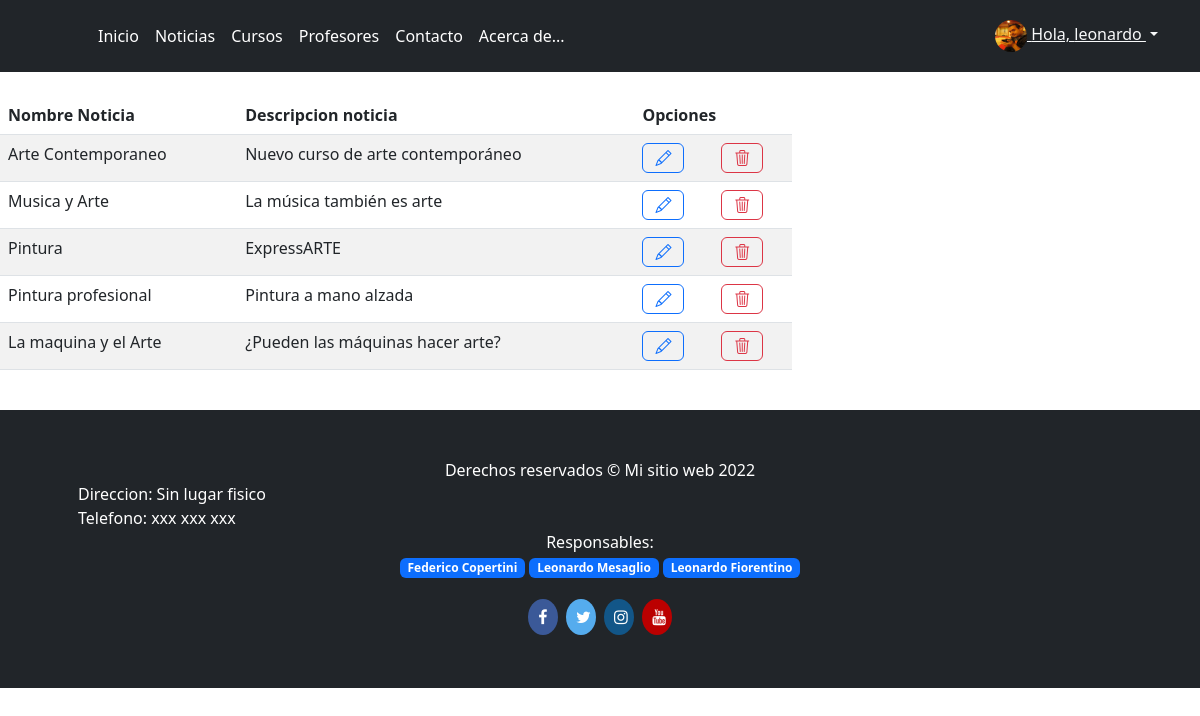
/lista_noticias (signed in), run on the app's committed database.
### Academia_Arte/models.py (models this page shows)
class Avatar(models.Model):
    usuario = models.OneToOneField(User, on_delete=models.CASCADE)
    imagen = models.ImageField(upload_to="images/", blank=True, null=True)

class Noticias(models.Model):
    titulo_noticia = models.CharField(max_length=50)
    imagen_noticia = models.ImageField(upload_to='images/')
    descripcion_noticia = models.CharField(max_length=200)
    noticia_noticia = models.CharField(max_length=2000)

### Academia_Arte/views.py (the view)
# urls.py: path('lista_noticias', NoticiasList.as_view(), name='lista_noticias'),
class NoticiasList(ListView):
    model = Noticias
    template_name = "Academia_Arte/lista_noticias.html"

### Academia_Arte/templates/Academia_Arte/lista_noticias.html (shortened to what this page needs)
{% extends 'Academia_Arte/base.html'%}
{% load static %}
{% block content %}
<div class="containter py-4">
    <div class="row">
        <div class="col-md-8">
            <div class="table-responsive">
                <table class="table table-striped">
                    <thead>
                        <tr>
                            <th>Nombre Noticia</th>
                            <th>Descripcion noticia</th>
                            <th colspan="3">Opciones</th>
                        </tr>
                    </thead>
                    <tbody>
                        {% for n in object_list %}
                        <tr>
                            <td>{{n.titulo_noticia}}</td>
                            <td>{{n.descripcion_noticia}}</td>
                            <td><a href="editar_noticia/{{n.id}}" class="btn btn-block btn btn-outline-primary"><i class="bi bi-pencil"></i></a></td>
                            <td><a href="eliminar_noticia/{{n.id}}" class="btn btn-block btn btn-outline-danger btnEliminacion"><i class="bi bi-trash3"></i></a>
                            </td>
                        </tr>
                        {% endfor %}
                    </tbody>
                </table>
            </div>
        </div>
    </div>
</div>
{% endblock %}

### Academia_Arte/templates/Academia_Arte/base.html (shortened to what this page needs)
{% load static %}
<!doctype html>
<html lang="es">
<head>
    <link rel="stylesheet" href="https://cdn.jsdelivr.net/npm/bootstrap-icons@1.9.1/font/bootstrap-icons.css">
    <link href="{% static 'assets/dist/css/bootstrap.min.css' %}" rel="stylesheet">
    <link href="{% static 'css/headers.css' %}" rel="stylesheet">
</head>
<body>
    <main>
        <header class="p-3 bg-dark text-white">
            <div class="container">
                <div class="d-flex flex-wrap align-items-center justify-content-center justify-content-lg-start">
                    <a href="/" class="d-flex align-items-center mb-2 mb-lg-0 text-white text-decoration-none">
                        <svg class="bi me-2" width="40" height="32" role="img" aria-label="Bootstrap">
                            <use xlink:href="#bootstrap" />
                        </svg>
                    </a>
                    <ul class="nav col-12 col-lg-auto me-lg-auto mb-2 justify-content-center mb-md-0">
                        <li><a href="{% url 'inicio' %}" class="nav-link px-2 text-white">Inicio</a></li>
                        <li><a href="{% url 'noticias' %}"class="nav-link px-2 text-white">Noticias</a></li>
                        <li><a href="{% url 'cursos' %}" class="nav-link px-2 text-white">Cursos</a></li>
                        <li><a href="{% url 'profesores' %}" class="nav-link px-2 text-white">Profesores</a></li>
                        <li><a href="{% url 'contacto' %}" class="nav-link px-2 text-white">Contacto</a></li>
                        <li><a href="{% url 'acerca_de' %}" class="nav-link px-2 text-white">Acerca de...</a></li>
                    </ul>
                    {% if user.is_authenticated %}
                    <div class="dropdown text-end">
                        <a href="#" class="d-block link-dark text-light dropdown-toggle" id="dropdownUser1" data-bs-toggle="dropdown" aria-expanded="false">
                            <img src="{{user.avatar.imagen.url}}" alt="" width="32" height="32" class="rounded-circle">
                            Hola, {{user}}
                        </a>
                    </div>
                    {% else %}
                    <div class="text-end">
                    <a href="{% url 'login' %}" type="submit" class="btn btn-outline-light me-2">Iniciar sesion</a>
                    <a href="{% url 'register' %}" type="submit" class="btn btn-outline-primary">Registrate</a>
                    </div>
                    {% endif %}
                </div>
            </div>
        </header>
    </main>
    {% block content %}
    {% endblock %}
    <link rel="stylesheet" href="https://cdnjs.cloudflare.com/ajax/libs/font-awesome/4.7.0/css/font-awesome.min.css">
    <footer class="py-5 bg-dark">
        <div class="container px-5">
            <p class="m-0 text-center text-white">Derechos reservados &copy; Mi sitio web 2022</p>
        </div>
        <div class="container px-5">
            <p class="m-0 text-lefth text-white">Direccion: Sin lugar fisico</p>
        </div>
        <div class="container px-5">
            <p class="m-0 text-lefth text-white">Telefono: xxx xxx xxx</p>
        </div>
        <div class="container px-5">
            <center><p class="m-0 text-lefth text-white">Responsables:
                <p><span class="badge badge-pill bg-primary">Federico Copertini</span>
                <span class="badge badge-pill bg-primary">Leonardo Mesaglio</span>
                <span class="badge badge-pill bg-primary">Leonardo Fiorentino</span></P>
            </center>
            </p></div>
        <center><div class="container">
            <a href="https://facebook.com" class="fa fa-facebook"></a>
        <a href="https://twitter.com" class="fa fa-twitter"></a>
        <a href="https://instagram.com" class="fa fa-instagram"></a>
        <a href="https://youtube.com" class="fa fa-youtube"></a>
        </div></center>
    </footer>
</body>
</html>

### static/css/headers.css (style rules this page uses)
.dropdown-toggle { outline: 0; }

### Academia_Arte/templates/Academia_Arte/base.html (style rules this page uses)
.fa { padding: 10px; font-size: 30px; width: 30px; text-align: center; text-decoration: none; margin: 5px 2px; border-radius:50% }
.fa-facebook { background: #3B5998; color: white; }
.fa-twitter { background: #55ACEE; color: white; }
.fa-youtube { background: #bb0000; color: white; }
.fa-instagram { background: #125688; color: white; }
.bi { vertical-align: -.125em; fill: currentColor; }

### data on the page
Noticias: titulo_noticia "Arte Contemporaneo", descripcion_noticia "Nuevo curso de arte contemporáneo"
Noticias: titulo_noticia "Musica y Arte", descripcion_noticia "La música también es arte"
Noticias: titulo_noticia "Pintura", descripcion_noticia "ExpressARTE"
Noticias: titulo_noticia "Pintura profesional", descripcion_noticia "Pintura a mano alzada"
Noticias: titulo_noticia "La maquina y el Arte", descripcion_noticia "¿Pueden las máquinas hacer arte?"

### other printed values
{{ user }} "leonardo"
